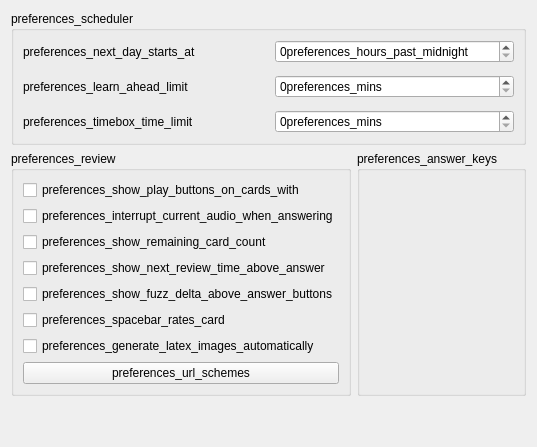
     <widget class="QWidget" name="tab_3">
      <attribute name="title">
       <string>preferences_review</string>
      </attribute>
      <layout class="QVBoxLayout" name="review_options_layout">
       <item>
        <widget class="QGroupBox" name="schedulerGroup">
         <property name="title">
          <string>preferences_scheduler</string>
         </property>
         <layout class="QVBoxLayout" name="verticalLayout_17">
          <item>
           <layout class="QGridLayout" name="gridLayout_4">
            <property name="spacing">
             <number>12</number>
            </property>
            <item row="1" column="1">
             <widget class="QSpinBox" name="lrnCutoff">
              <property name="maximumSize">
               <size>
                <width>16777215</width>
                <height>16777215</height>
               </size>
              </property>
              <property name="suffix">
               <string>preferences_mins</string>
              </property>
              <property name="maximum">
               <number>999</number>
              </property>
             </widget>
            </item>
            <item row="2" column="0">
             <widget class="QLabel" name="label_30">
              <property name="text">
               <string>preferences_timebox_time_limit</string>
              </property>
              <property name="buddy">
               <cstring>timeLimit</cstring>
              </property>
             </widget>
            </item>
            <item row="0" column="1">
             <widget class="QSpinBox" name="dayOffset">
              <property name="maximumSize">
               <size>
                <width>16777215</width>
                <height>16777215</height>
               </size>
              </property>
              <property name="suffix">
               <string>preferences_hours_past_midnight</string>
              </property>
              <property name="maximum">
               <number>23</number>
              </property>
             </widget>
            </item>
            <item row="1" column="0">
             <widget class="QLabel" name="label_24">
              <property name="text">
               <string>preferences_learn_ahead_limit</string>
              </property>
              <property name="buddy">
               <cstring>lrnCutoff</cstring>
              </property>
             </widget>
            </item>
            <item row="0" column="0">
             <widget class="QLabel" name="label_23">
              <property name="text">
               <string>preferences_next_day_starts_at</string>
              </property>
              <property name="buddy">
               <cstring>dayOffset</cstring>
              </property>
             </widget>
            </item>
            <item row="2" column="1">
             <widget class="QSpinBox" name="timeLimit">
              <property name="suffix">
               <string>preferences_mins</string>
              </property>
              <property name="maximum">
               <number>9999</number>
              </property>
             </widget>
            </item>
           </layout>
          </item>
         </layout>
        </widget>
       </item>
       <item>
        <layout class="QHBoxLayout" name="horizontalLayout_5">
         <item>
          <widget class="QGroupBox" name="reviewerGroup">
           <property name="title">
            <string>preferences_review</string>
           </property>
           <layout class="QVBoxLayout" name="verticalLayout_5">
            <item>
             <widget class="QCheckBox" name="showPlayButtons">
              <property name="sizePolicy">
               <sizepolicy hsizetype="Fixed" vsizetype="Fixed">
                <horstretch>0</horstretch>
                <verstretch>0</verstretch>
               </sizepolicy>
              </property>
              <property name="text">
               <string>preferences_show_play_buttons_on_cards_with</string>
              </property>
             </widget>
            </item>
            <item>
             <widget class="QCheckBox" name="interrupt_audio">
              <property name="sizePolicy">
               <sizepolicy hsizetype="Fixed" vsizetype="Fixed">
                <horstretch>0</horstretch>
                <verstretch>0</verstretch>
               </sizepolicy>
              </property>
              <property name="text">
               <string>preferences_interrupt_current_audio_when_answering</string>
              </property>
             </widget>
            </item>
            <item>
             <widget class="QCheckBox" name="showProgress">
              <property name="sizePolicy">
               <sizepolicy hsizetype="Fixed" vsizetype="Fixed">
                <horstretch>0</horstretch>
                <verstretch>0</verstretch>
               </sizepolicy>
              </property>
              <property name="text">
               <string>preferences_show_remaining_card_count</string>
              </property>
             </widget>
            </item>
            <item>
             <widget class="QCheckBox" name="showEstimates">
              <property name="sizePolicy">
               <sizepolicy hsizetype="Fixed" vsizetype="Fixed">
                <horstretch>0</horstretch>
                <verstretch>0</verstretch>
               </sizepolicy>
              </property>
              <property name="text">
               <string>preferences_show_next_review_time_above_answer</string>
              </property>
             </widget>
            </item>
            <item>
             <widget class="QCheckBox" name="showFuzzDelta">
              <property name="sizePolicy">
               <sizepolicy hsizetype="Fixed" vsizetype="Fixed">
                <horstretch>0</horstretch>
                <verstretch>0</verstretch>
               </sizepolicy>
              </property>
              <property name="text">
               <string>preferences_show_fuzz_delta_above_answer_buttons</string>
              </property>
             </widget>
            </item>
            <item>
             <widget class="QCheckBox" name="spacebar_rates_card">
              <property name="sizePolicy">
               <sizepolicy hsizetype="Fixed" vsizetype="Fixed">
                <horstretch>0</horstretch>
                <verstretch>0</verstretch>
               </sizepolicy>
              </property>
              <property name="text">
               <string>preferences_spacebar_rates_card</string>
              </property>
             </widget>
            </item>
            <item>
             <widget class="QCheckBox" name="render_latex">
              <property name="sizePolicy">
               <sizepolicy hsizetype="Fixed" vsizetype="Fixed">
                <horstretch>0</horstretch>
                <verstretch>0</verstretch>
               </sizepolicy>
              </property>
              <property name="text">
               <string>preferences_generate_latex_images_automatically</string>
              </property>
             </widget>
            </item>
            <item>
             <widget class="QPushButton" name="url_schemes">
              <property name="text">
               <string>preferences_url_schemes</string>
              </property>
             </widget>
            </item>
           </layout>
          </widget>
         </item>
         <item>
          <widget class="QGroupBox" name="preferences_answer_keys">
           <property name="title">
            <string>preferences_answer_keys</string>
           </property>
          </widget>
         </item>
        </layout>
       </item>
       <item>
        <spacer name="verticalSpacer_12">
         <property name="orientation">
          <enum>Qt::Orientation::Vertical</enum>
         </property>
         <property name="sizeHint" stdset="0">
          <size>
           <width>20</width>
           <height>40</height>
          </size>
         </property>
        </spacer>
       </item>
      </layout>
     </widget>
